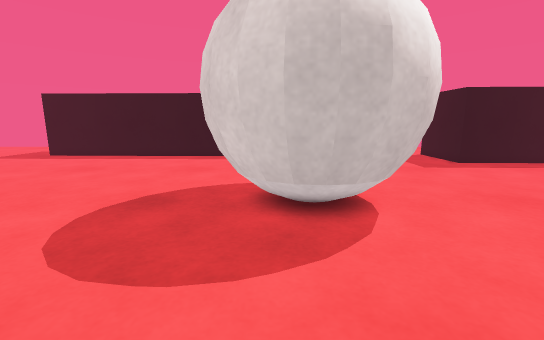
[1] (above)

17 first-person views from a walk through a Unity game level. The camera is 0.68 m above the floor, tilts 10° down and sees 90° across. The floor is counted in squares, 0.25 m on a side. Each view is taken from the middle of a square. On the plan, view 1 faces up. The plan holds only what a view shows up to about 19 squares ahead; the rest is blank. The place goes on beyond the plan. The player is left out. Surface patterns are stand-ins for the level's own textures.

[2]
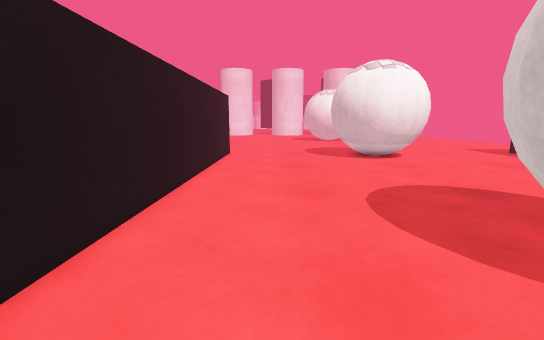

[3]
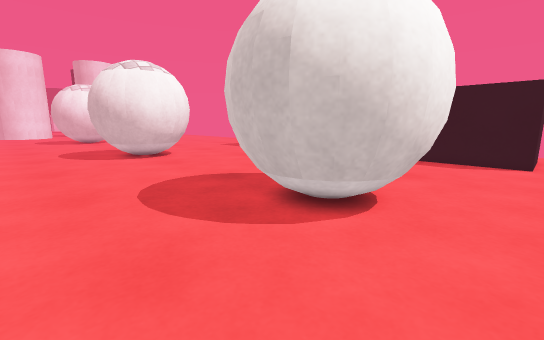

[4]
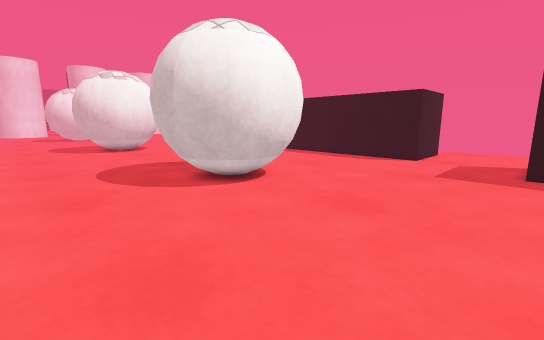

[5]
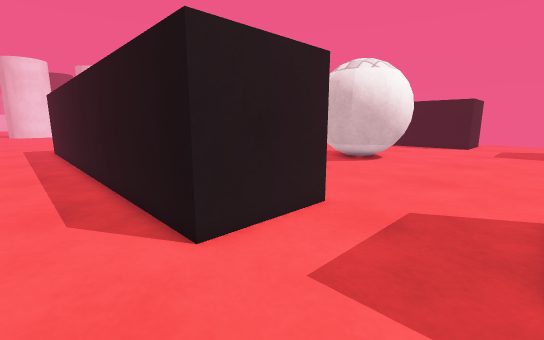

[6]
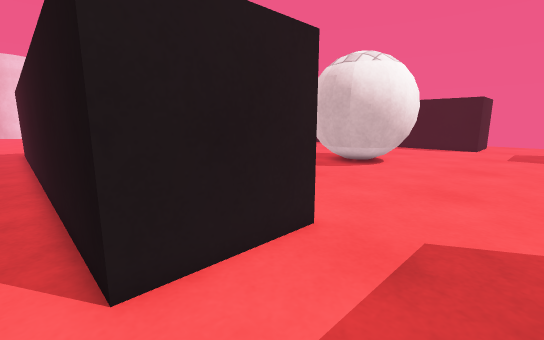

[7]
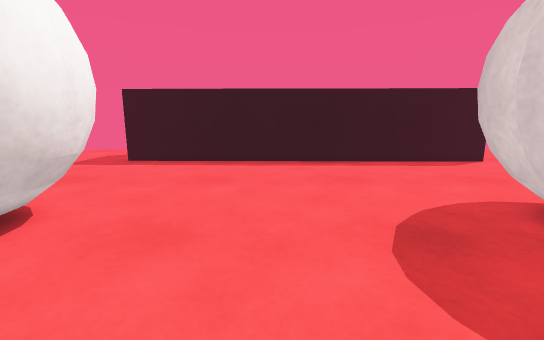

[8]
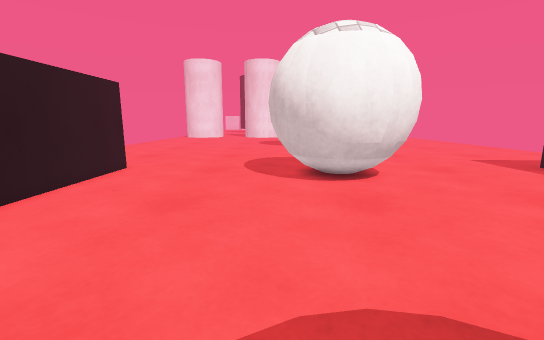

[9]
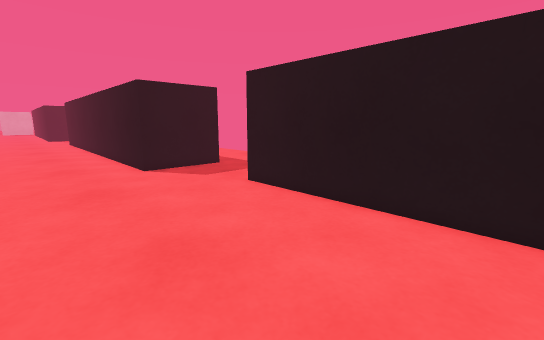

[10]
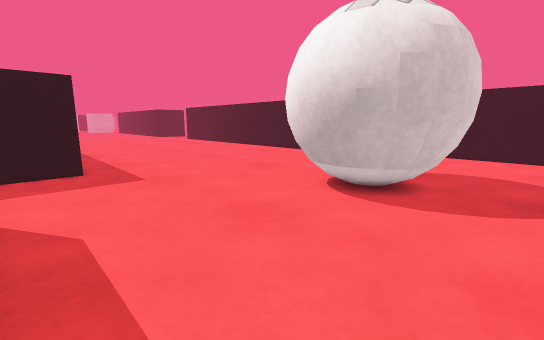

[11]
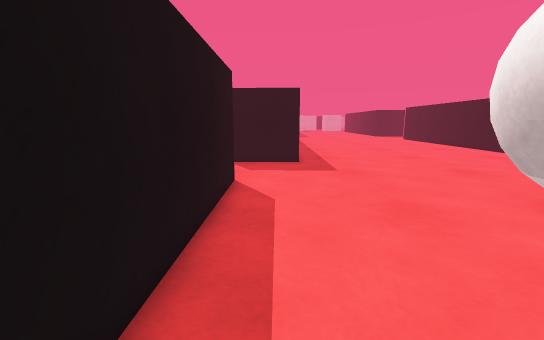

[12]
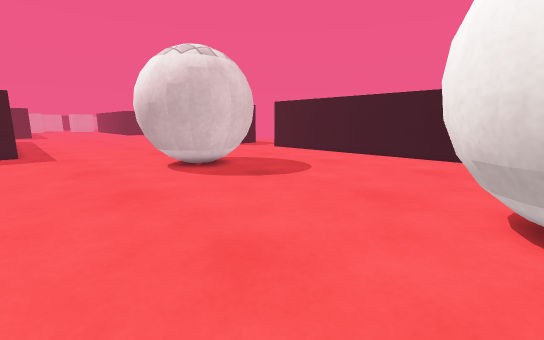

[13]
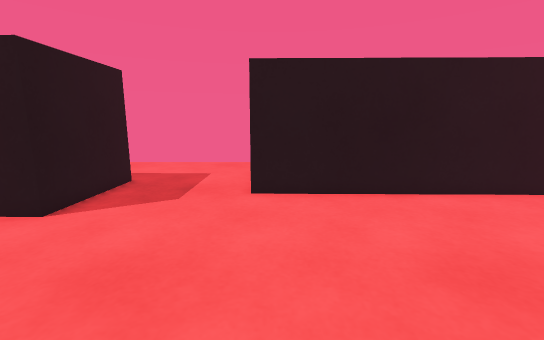

[14]
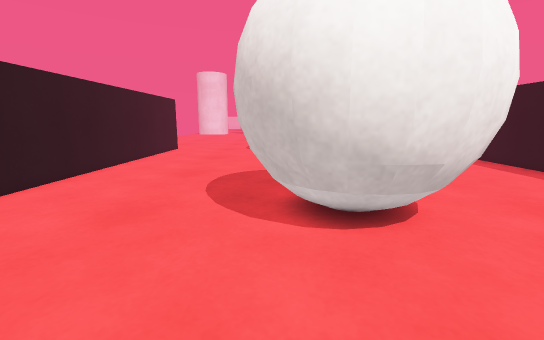

[15]
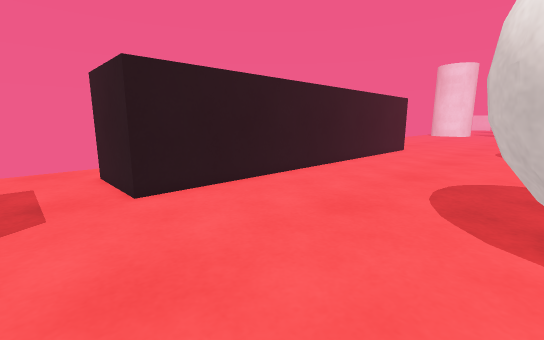

[16]
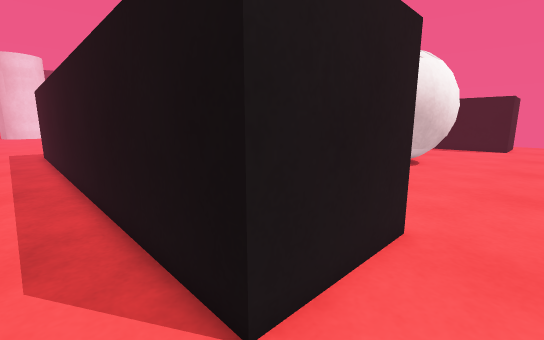

[17]
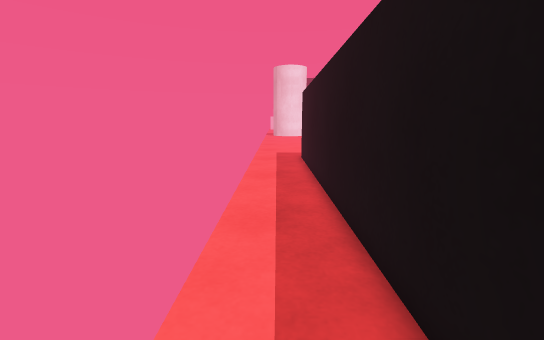

### Floor plan
Key: @ floor where view 1 was taken; # wall or solid block; . floor; O other object.
Columns run from 15 left of view 1 to 13 right of it. Each row starts with its distance up from view 1.
 22 #######################.....#
 21 ............................#
 20 ............................#
 19 ............................#
 18 ............................#
 17 .............................
 16 .............................
 15 .............................
 14 .............................
 13 O.............OOOOO..........
 12 OO...........OOOOOOO.........
 11 OOO..........OOOOOOOO........
 10 OOO..........OOOO OOO........
  9 OOO..........OOOOOOOO........
  8 OOO..........OOOOOOOO........
  7 OO............OOOOOO.........
  6 O..............OOOO..........
  5 .............................
  4 .............................
  3 .............................
  2 .............................
  1 .............................
  0 ...............@.............
 -1 ............................#
 -2 ............................#
 -3 ######################......#
 -4                      ##.....#
 -5                       #.....#
 -6                       #.....#
 -7                       #......
 -8 #######################......
 -9 .............................
-10 .............................
-11 .............................

Where each view was taken, in squares from view 1:
view 1: 0 up, 0 right, facing up
view 2: 1 up, 6 right, facing left
view 3: 1 up, 7 right, facing up-left
view 4: 1 up, 13 right, facing up-left
view 5: 11 down, 12 right, facing up-left
view 6: 9 down, 11 right, facing up-left
view 7: 3 up, 8 left, facing up
view 8: 6 up, 2 left, facing left
view 9: 5 up, 3 left, facing down-right
view 10: 21 up, 4 left, facing down-right
view 11: 20 up, 6 left, facing right
view 12: 19 up, 15 left, facing down-right
view 13: 7 up, 6 right, facing down
view 14: 7 up, 10 right, facing left
view 15: 7 up, 10 right, facing down-left
view 16: 10 down, 9 right, facing up-left
view 17: 10 down, 3 right, facing left
